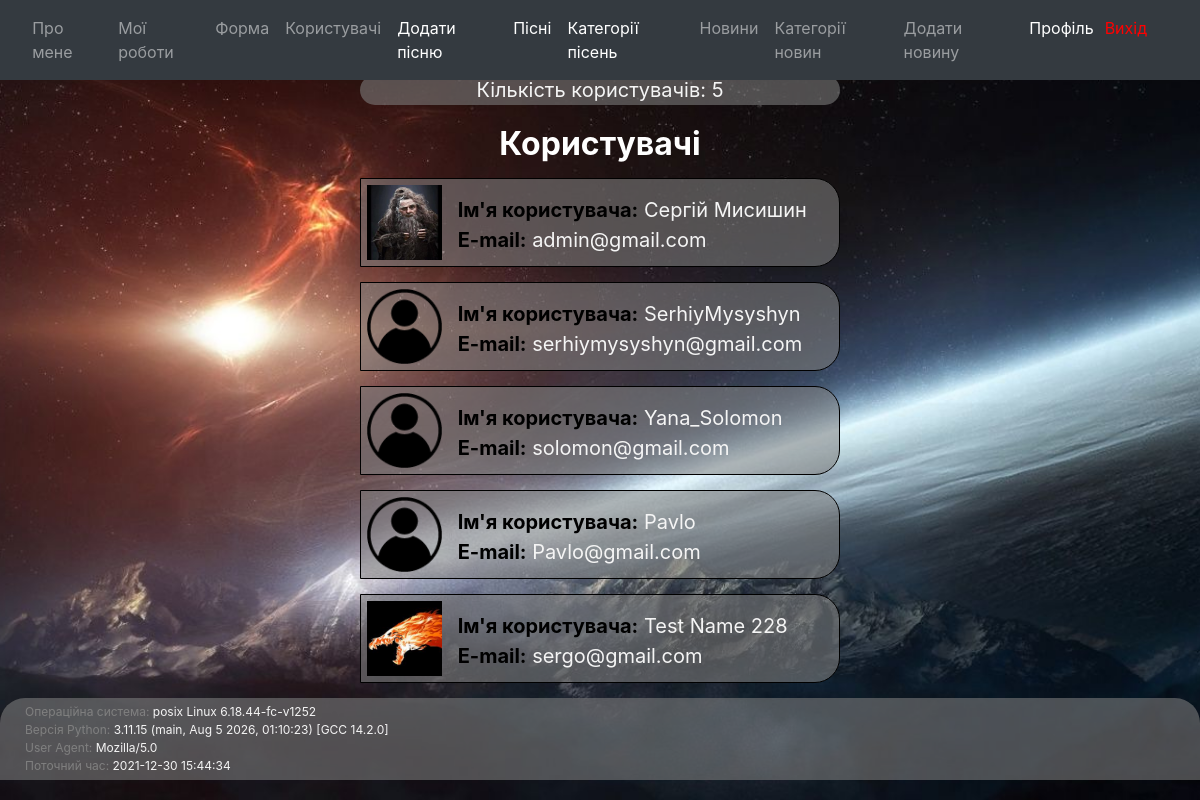
/auth/users (signed in), run on the app's committed database.
### app/auth/models.py (models this page shows, shortened)
class User(db.Model, UserMixin):
    id = db.Column(db.Integer, primary_key=True)
    username = db.Column(db.String(20), unique=True, nullable=False)
    email = db.Column(db.String(120), unique=True, nullable=False)
    image_file = db.Column(db.String(20), nullable=False, default='default.png')
    password = db.Column(db.String(60), nullable=False)
    about_me = db.Column(db.Text, nullable=True)
    last_date = db.Column(db.DateTime, default=db.func.now())
    songs = db.relationship('Songs', backref='author_song', lazy=True)

### app/auth/views.py (the view)
@auth_blueprint.route("/users", methods=['GET', 'POST'])
@login_required
def users():
    all_users = User.query.all()
    count = User.query.count()
    if count == 0:
        abort(404)
    return render_template('auth/userList.html', all_users=all_users, count=count, data=getFooterData())

### app/auth/getFunction.py (called while the page is built)
def getFooterData():
    OS_info = os.name + " " + platform.system() + " " + platform.release()
    current_datetime = datetime.now()
    userAgent = request.headers.get('User-Agent')
    pythonVersion = sys.version
    return [OS_info, pythonVersion, userAgent, current_datetime]

### app/auth/models.py (called while the page is built)
@login_manager.user_loader
def user_loader(user_id):
    return User.query.get(int(user_id))

### app/auth/views.py (called while the page is built)
@auth_blueprint.before_request
def before_request():
    if current_user.is_authenticated:
        current_user.last_date = datetime.utcnow()
        db.session.commit()

### app/auth/templates/auth/userList.html (shortened to what this page needs)
{% from "_render_field.html" import render_field %}
{% extends "baseTemplate.html" %}
{%block content %}
    <div class="user-count-item" align="center">
      <p>Кількість користувачів: {{ count }}</p>
    </div>
    <h2 align="center" style="color: white; font-weight: bold; margin-bottom: 15px">Користувачі</h2>
    {% for user in all_users %}
    <div class="user-list-item">
      <div id="user-list-item-div1">
          <img src="/static/profile_pics/{{ user.image_file }}" style="width: 75px; height: 75px">
      </div>
        <div id="user-list-item-div2">
            <div id="user-list-item-div3">
                <span><span style="color: black"><b>Ім'я користувача:</b></span> {{ user.username }}</span>
            </div>
            <div id="user-list-item-div4">
                <span><span  style="color: black"><b>E-mail:</b></span> {{ user.email }}</span>
            </div>
        </div>
    </div>
    {% endfor %}
{% endblock %}

### app/static/css/main.css (style rules this page uses)
body { height: 100%; background: url('../images/fon2.jpg') no-repeat fixed center center; -webkit-background-size: cover; -moz-background-size: cover; -o-background-size: cover; background-size: cover; }
.user-list-item { width: 40%; margin: 15px auto; padding-top: 6px; padding-bottom: 6px; padding-left: 6px; background-color: rgba(128, 128, 128, 0.57); border-radius: 0px 25px 25px 0px; border: 1px solid black; font-size: 20px; color: whitesmoke; }
.user-count-item { width: 40%; margin: 5px auto 20px auto; background-color: rgba(128, 128, 128, 0.57); border-radius: 25px; font-size: 20px; color: whitesmoke; }
#user-list-item-div1 { display: inline-block; vertical-align: top; margin: 0px; padding: 0px; }
#user-list-item-div2 { display: inline-block; width: 75%; margin: 0px 0px 0px 10px; padding: 0px; }
#user-list-item-div3 { margin: 10px 0px 0px 0px; padding: 0px; }
#user-list-item-div4 { margin: 0px; padding: 0px; }

### data on the page
User: image_file (picture), username "Сергій Мисишин", email "admin@gmail.com"
User: image_file (placeholder picture), username "SerhiyMysyshyn", email "serhiymysyshyn@gmail.com"
User: image_file (placeholder picture), username "Yana_Solomon", email "solomon@gmail.com"
User: image_file (placeholder picture), username "Pavlo", email "Pavlo@gmail.com"
User: image_file (picture), username "Test Name 228", email "sergo@gmail.com"

### other printed values
{{ count }} "5"
{{ data[0] }} "posix Linux 6.18.44-fc-v1252"
{{ data[1] }} "3.11.15 (main, Aug 5 2026, 01:10:23) [GCC 14.2.0]"
{{ data[2] }} "Mozilla/5.0"
{{ data[3] }} "2021-12-30 15:44:34"
